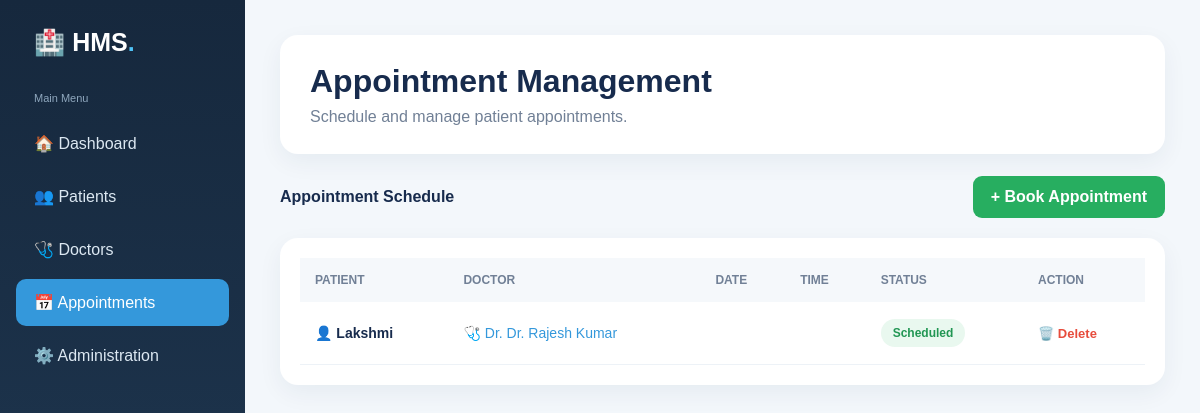
The app's page /appointments/ with its own data.
### patients/models.py (models this page shows, shortened)
class Appointment(models.Model):
    STATUS_CHOICES = [
        ('Scheduled', 'Scheduled'),
        ('Completed', 'Completed'),
        ('Cancelled', 'Cancelled'),
    ]
    patient = models.ForeignKey(
        Patient,
        on_delete=models.CASCADE
    )
    doctor = models.ForeignKey(
        Doctor,
        on_delete=models.CASCADE
    )
    appointment_date = models.DateField()
    appointment_time = models.TimeField()
    reason = models.TextField()
    status = models.CharField(
        max_length=20,
        choices=STATUS_CHOICES,
        default='Scheduled'
    )
    created_at = models.DateTimeField(
        auto_now_add=True
    )

class Patient(models.Model):
    name = models.CharField(max_length=100)
    age = models.IntegerField()
    gender = models.CharField(max_length=20)
    phone = models.CharField(max_length=15)
    email = models.EmailField()
    address = models.TextField()
    medical_history = models.TextField()

class Doctor(models.Model):
    name = models.CharField(max_length=100)
    specialization = models.CharField(max_length=100)
    phone = models.CharField(max_length=15)
    email = models.EmailField()
    experience = models.IntegerField()
    consultation_fee = models.DecimalField(
        max_digits=10,
        decimal_places=2
    )

### patients/views.py (the view)
def appointment_list(request):
    appointments = Appointment.objects.select_related(
        'patient',
        'doctor'
    ).all().order_by(
        '-appointment_date',
        '-appointment_time'
    )
    status = request.GET.get('status', '')
    search = request.GET.get('search', '')
    if status:
        appointments = appointments.filter(
            status__iexact=status
        )
    if search:
        appointments = appointments.filter(
            patient__name__icontains=search
        )
    return render(
        request,
        'patients/appointment_list.html',
        {
            'appointments': appointments,
            'status': status,
            'search': search,
        }
    )

### hospital/patients/templates/patients/appointment_list.html (shortened to what this page needs)
<!DOCTYPE html>
<html lang="en">
<head>
</head>
<body>
<div class="sidebar">
    <div class="logo">
        🏥 HMS<span>.</span>
    </div>
    <div class="menu-title">
        Main Menu
    </div>
    <div class="menu">
        <a href="{% url 'dashboard' %}">
            🏠 Dashboard
        </a>
        <a href="{% url 'patient_list' %}">
            👥 Patients
        </a>
        <a href="{% url 'doctor_list' %}">
            🩺 Doctors
        </a>
        <a href="{% url 'appointment_list' %}" class="active">
            📅 Appointments
        </a>
        <a href="/admin/">
            ⚙️ Administration
        </a>
    </div>
</div>
<div class="main">
    <div class="header">
        <h1>Appointment Management</h1>
        <p>
            Schedule and manage patient appointments.
        </p>
    </div>
    <div class="top">
        <strong>
            Appointment Schedule
        </strong>
        <a
            href="{% url 'add_appointment' %}"
            class="add">
            + Book Appointment
        </a>
    </div>
    <div class="table-card">
        {% if appointments %}
        <table>
            <thead>
                <tr>
                    <th>Patient</th>
                    <th>Doctor</th>
                    <th>Date</th>
                    <th>Time</th>
                    <th>Status</th>
                    <th>Action</th>
                </tr>
            </thead>
            <tbody>
            {% for appointment in appointments %}
            <tr>
                <td class="patient">
                    👤 {{ appointment.patient.name }}
                </td>
                <td class="doctor">
                    🩺 Dr. {{ appointment.doctor.name }}
                </td>
                <td>
                </td>
                <td>
                </td>
                <td>
                    <span class="status">
                        {{ appointment.status }}
                    </span>
                </td>
                <td>
                    <a
                        href="{% url 'delete_appointment' appointment.id %}"
                        class="delete">
                        🗑️ Delete
                    </a>
                </td>
            </tr>
            {% endfor %}
            </tbody>
        </table>
        {% endif %}
    </div>
</div>
</body>
</html>

### hospital/patients/templates/patients/appointment_list.html (style rules this page uses)
* { box-sizing: border-box; }
body { margin: 0; font-family: Arial,sans-serif; background: #f3f7fb; color: #172b4d; }
.sidebar { position: fixed; width: 245px; height: 100vh; background: linear-gradient(180deg,#16283d,#213b56); padding: 28px 16px; color: white; }
.logo { font-size: 25px; font-weight: bold; padding: 0 18px 35px; }
.logo span { color: #4fc3f7; }
.menu-title { font-size: 11px; color: #8fa7bd; padding: 0 18px 10px; }
.menu a { display: block; padding: 14px 18px; margin: 6px 0; border-radius: 10px; color: #dce8f2; text-decoration: none; }
.menu a:hover, .menu a.active { background: #3498db; color: white; }
.main { margin-left: 245px; padding: 35px; }
.header { background: white; padding: 28px 30px; border-radius: 18px; margin-bottom: 22px; box-shadow: 0 8px 25px rgba(20,50,80,.06); }
.header h1 { margin: 0 0 8px; }
.header p { margin: 0; color: #718096; }
.top { display: flex; justify-content: space-between; align-items: center; margin-bottom: 20px; }
.add { background: #27ae60; color: white; text-decoration: none; padding: 12px 18px; border-radius: 9px; font-weight: bold; }
.table-card { background: white; padding: 20px; border-radius: 18px; box-shadow: 0 8px 25px rgba(20,50,80,.06); overflow-x: auto; }
table { width: 100%; border-collapse: collapse; }
th { text-align: left; background: #f5f8fb; padding: 15px; font-size: 12px; color: #718096; text-transform: uppercase; }
td { padding: 17px 15px; border-bottom: 1px solid #edf2f7; font-size: 14px; }
.patient { font-weight: bold; }
.doctor { color: #3498db; }
.status { display: inline-block; padding: 7px 12px; border-radius: 20px; background: #e9f8ef; color: #219653; font-size: 12px; font-weight: bold; }
.delete { color: #e74c3c; text-decoration: none; font-size: 13px; font-weight: bold; }

### records on screen
Appointment: patient.name "Lakshmi", doctor.name "Dr. Rajesh Kumar", status "Scheduled"
